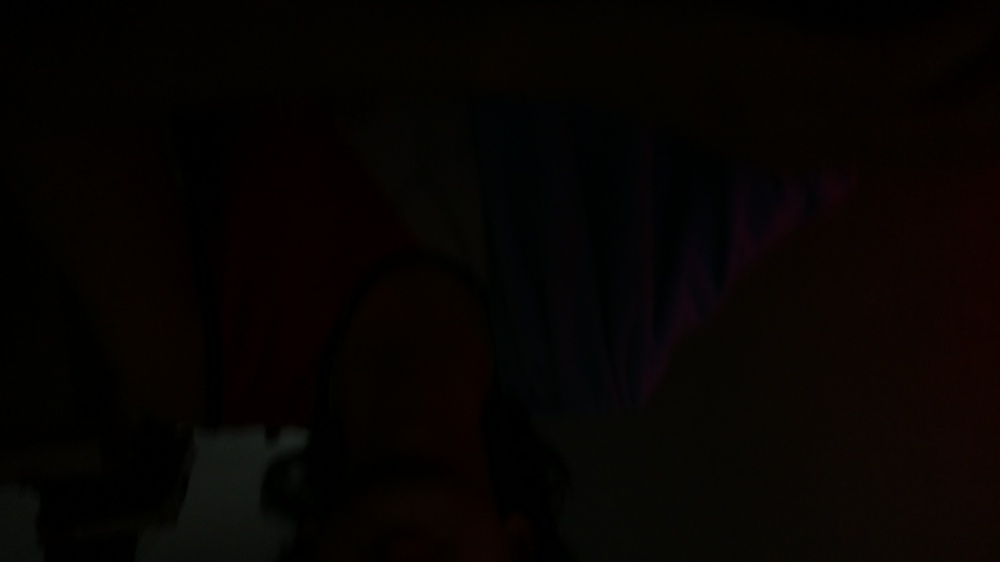
#> input picture test.jpg, 1000 x 562 px, shrunk from 4608 x 2592 before the run
$ python sample_hsv_bottom.py test.jpg
#> lines starting #> are read from the running program, lines starting #| are printed output that depends on the picture
import cv2
import numpy as np
import sys

if len(sys.argv) < 2:
    print("Usage: python sample_hsv_bottom.py <image_path>")
    sys.exit(1)

img = cv2.imread(sys.argv[1])
#> img is the input picture: shape (562, 1000, 3); mean B, G, R 1.9, 3.6, 6.7
if img is None:
    print("Failed to load image")
    sys.exit(1)

h, w = img.shape[:2]
#> h = 562; w = 1000
# Sample bottom 10% of the image (where footer usually is)
bottom_region = img[int(h*0.9):, :]
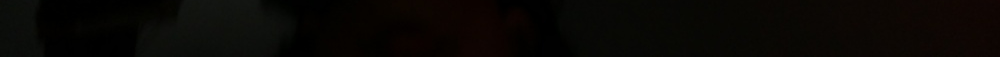
#> bottom_region: shape (57, 1000, 3); mean B, G, R 3.8, 6.5, 8.7
hsv_region = cv2.cvtColor(bottom_region, cv2.COLOR_BGR2HSV)
#> hsv_region: shape (57, 1000, 3); mean H, S, V 21.9, 147, 9.1

# Compute average HSV of the region (or you can print min/max)
avg_hue = np.mean(hsv_region[:,:,0])
#> avg_hue = 21.87
avg_sat = np.mean(hsv_region[:,:,1])
#> avg_sat = 147
avg_val = np.mean(hsv_region[:,:,2])
#> avg_val = 9.07

print(f"Average HSV in bottom 10%: H={avg_hue:.1f}, S={avg_sat:.1f}, V={avg_val:.1f}")
#| Average HSV in bottom 10%: H=21.9, S=147.0, V=9.1

# Also print min/max for each channel to get a range
min_hue = np.min(hsv_region[:,:,0])
#> min_hue = 0
max_hue = np.max(hsv_region[:,:,0])
#> max_hue = 177
min_sat = np.min(hsv_region[:,:,1])
#> min_sat = 0
max_sat = np.max(hsv_region[:,:,1])
#> max_sat = 255
min_val = np.min(hsv_region[:,:,2])
#> min_val = 0
max_val = np.max(hsv_region[:,:,2])
#> max_val = 22

print(f"Hue range: {min_hue} – {max_hue}")
#| Hue range: 0 – 177
print(f"Saturation range: {min_sat} – {max_sat}")
#| Saturation range: 0 – 255
print(f"Value range: {min_val} – {max_val}")
#| Value range: 0 – 22
